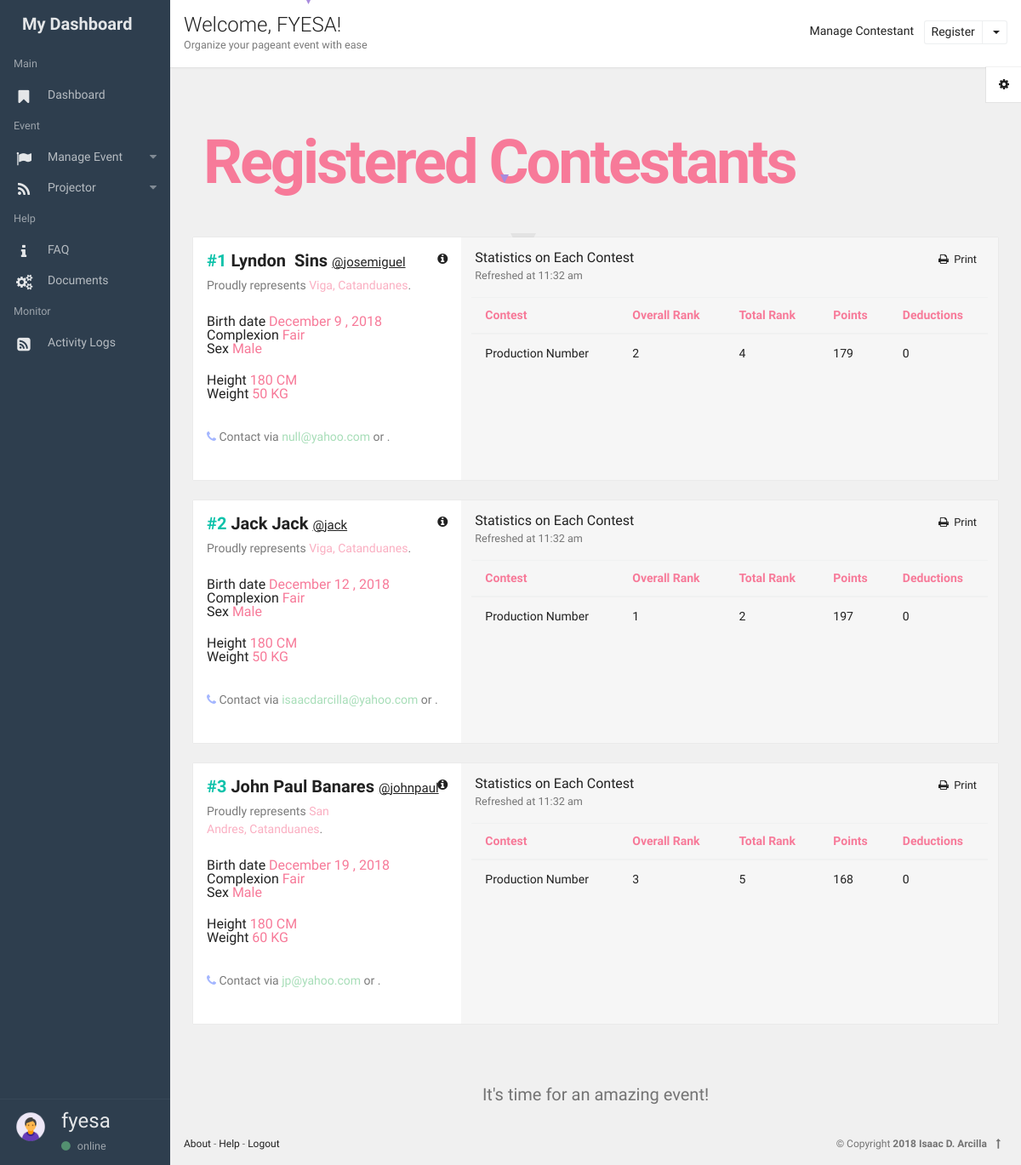
The app's page /start/organizer_contestant.php?sponsor_id=12&username=fyesa&event_id=43 (signed in), older data.
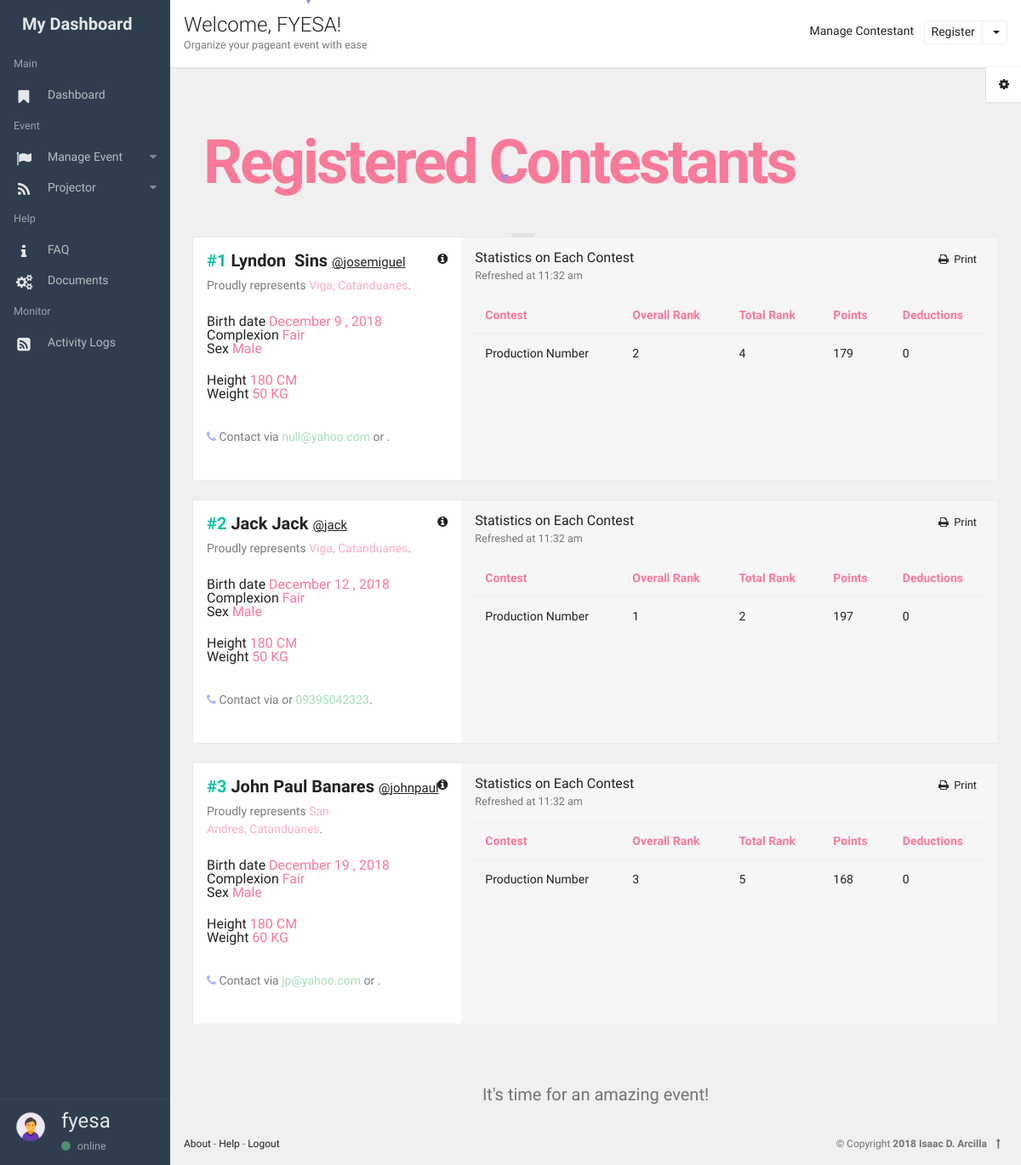
The same page, newer data.
### tables this page shows
CREATE TABLE `contestant_info_table` (
  `contestant_id` int(1) NOT NULL,
  `first_name` varchar(32) NOT NULL,
  `middle_name` varchar(32) NOT NULL,
  `sur_name` varchar(32) NOT NULL,
  `contestant_number` int(8) NOT NULL,
  `birthday` date NOT NULL,
  `sex` varchar(10) NOT NULL,
  `height` varchar(8) NOT NULL,
  `weight` varchar(8) NOT NULL,
  `age` int(11) NOT NULL,
  `complexion` varchar(18) NOT NULL,
  `email` varchar(50) NOT NULL,
  `phone_number` varchar(30) NOT NULL,
  `municipality` varchar(30) NOT NULL,
  `province` varchar(32) NOT NULL,
  `zipcode` int(8) NOT NULL,
  `username` varchar(30) NOT NULL,
  `password` varchar(50) NOT NULL,
  `contestant_code` varchar(20) NOT NULL,
  `event_id_sponsor` int(11) NOT NULL,
  `added_by_sponsor` int(11) NOT NULL,
  `over_all_total` int(11) NOT NULL
);

### start/organizer_contestant.php (the view, shortened to what the changed rows need)
<?php
  include("config.php");
    $connection = mysqli_connect($db_host,$db_user,$db_pass,$db_name) or die("Could not connect to database");
    mysqli_select_db($connection,$db_name);
$sponsor_id = $_GET['sponsor_id'];
$event_id = $_GET['event_id'];
  ?>
<!DOCTYPE html>
<html lang="en">
<head>
  <link rel="stylesheet" href="../assets/animate.css/animate.min.css" type="text/css" />
  <link rel="stylesheet" href="../assets/glyphicons/glyphicons.css" type="text/css" />
  <link rel="stylesheet" href="../assets/font-awesome/css/font-awesome.min.css" type="text/css" />
  <link rel="stylesheet" href="../assets/material-design-icons/material-design-icons.css" type="text/css" />
  <link rel="stylesheet" href="../assets/bootstrap/dist/css/bootstrap.min.css" type="text/css" />
  <link rel="stylesheet" href="../assets/styles/app.css" type="text/css" />
  <link rel="stylesheet" href="../assets/styles/font.css" type="text/css" />
</head>
<body>
  <div class="app" id="app">
  <div id="content" class="app-content box-shadow-z0" role="main">
<div class="padding">
      <div class="container ">
          <h2 class="display-3 _700 l-s-n-3x m-t-lg m-b-md"><span class="text-warning">Registered Contestants</span></h2>
        <div class="row m-y-lg">
            <?php
                    $querContestant = "SELECT *
                                        FROM contestant_info_table WHERE event_id_sponsor=$event_id AND added_by_sponsor=$sponsor_id";
                    $resContestant = mysqli_query($connection, $querContestant);
                    while($rowContestant = mysqli_fetch_assoc($resContestant)){
                      $contestant_id = $rowContestant['contestant_id'];
            ?>
      <div class="row-col box" id="printDataHolder<?php echo $contestant_id?>">
        <div class="col-sm-4">
          <div class="box-header">
            <div class="box-tool">
            <ul class="nav">
              <li class="nav-item inline dropdown">
                <a class="nav-link" data-toggle="dropdown">
                  <i class="fa fa-info-circle"></i>
                </a>
              </li>
            </ul>
          </div>
            <h5><strong><span class="text-primary">#<?php echo $rowContestant['contestant_number']?></span>&nbsp<?php echo $rowContestant['first_name']?>&nbsp<?php echo $rowContestant['sur_name']?></strong>&nbsp<span style="font-size: 15px;"><u>@<?php echo $rowContestant['username']?></u></span></h5>
            <p class="text-muted m-b-md">Proudly represents <span class="text-warning"><?php echo $rowContestant['municipality']?>,&nbsp<?php echo $rowContestant['province']?></span>.</p>
          <h3>Birth date <span class="text-warning"> <?php echo  date('F j , Y', strtotime(str_replace('-','/',$rowContestant['birthday']))) ?></span></h3>
          <h3>Complexion <span class="text-warning"><?php echo $rowContestant['complexion']?></span></h3>
          <h3>Sex <span class="text-warning"> <?php echo $rowContestant['sex']?></span></h3>
          <br><h3>Height <span class="text-warning"> <?php echo $rowContestant['height']?>&nbspCM</span></h3>
          <h3>Weight <span class="text-warning"> <?php echo $rowContestant['weight']?>&nbspKG</span></h3>
          </div>
          <div class="box-body">
            <p class="text-muted m-b-md"><span class="fa fa-phone text-info"></span> Contact via <a href="mail-to:<?php echo $rowContestant['email']?>" class="text-success"><?php echo $rowContestant['email']?></a> or <span class="text-success"><?php echo $rowContestant['phone_number']?></span>.</p>
          </div>
            </div>
            <div class="col-sm-8 dker">
              <div class="box-header">
                <h3>Statistics on Each Contest</h3>
                <small>Refreshed <?php print date("\a\\t G:i a", time());?></small>
              </div>
            <div class="box-tool">
            <ul class="nav">
              <li class="nav-item inline dropdown">
                    <a   class="btn btn-xs pull-right hidden-print" ><i class="fa fa-print " onclick="<?php echo $rowContestant['username']?>();"></i>&nbsp Print</a>
              </li>
            </ul>
          </div>
    <div class="col-sm-12">
      <div class="">
        <table class="table table-hover b-t">
          <thead>
            <tr>
              <th class="text-warning">Contest</th>
              <th class="text-warning">Overall Rank</th>
              <th class="text-warning">Total Rank</th>
              <th class="text-warning">Points</th>
              <th class="text-warning">Deductions</th>
            </tr>
          </thead>
          <tbody>
<?php
        $tabulatedQuery = "SELECT contest_id, rank, percentage, total_points, deductions
                                  FROM `overall` WHERE `contestant_id`='$contestant_id';";
        $tabulatedResult = mysqli_query($connection, $tabulatedQuery);
        while($rowTabulated = mysqli_fetch_assoc($tabulatedResult)){
          $contest_id = $rowTabulated['contest_id'];
        $contest = "SELECT contest_name FROM contest WHERE contest_id = $contest_id;";
        $result = mysqli_query($connection, $contest);
                  $row = mysqli_fetch_assoc($result);
?>
            <tr>
              <td><?php echo $row['contest_name'] ?></td>
              <td><?php echo $rowTabulated['rank'] ?></td>
              <td><?php echo $rowTabulated['percentage'] ?></td>
              <td><?php echo $rowTabulated['total_points'] ?></td>
              <td><?php echo $rowTabulated['deductions'] ?></td>
            </tr>
<?php } ?>
          </tbody>
        </table>
      </div>
    </div>
            </div>
        </div>
  <?php } ?>
        </div>
      </div>
    </div>
</div>
</body>
</html>

Row changes from the older to the newer data that the page shows:
changed contestant_info_table "Jack": phone_number (not shown) → "09395042323"; email "isaacdarcilla@yahoo.com" → (not shown)
